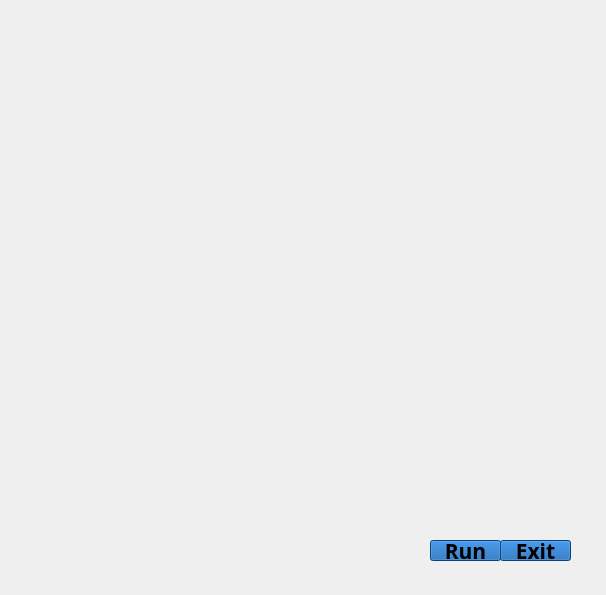
<?xml version="1.0" encoding="UTF-8"?>
<ui version="4.0">
 <class>OmnitriX</class>
 <widget class="QMainWindow" name="OmnitriX">
  <property name="geometry">
   <rect>
    <x>0</x>
    <y>0</y>
    <width>606</width>
    <height>595</height>
   </rect>
  </property>
  <property name="windowTitle">
   <string>MainWindow</string>
  </property>
  <widget class="QWidget" name="centralwidget">
   <widget class="QLabel" name="label">
    <property name="geometry">
     <rect>
      <x>-2</x>
      <y>-5</y>
      <width>611</width>
      <height>601</height>
     </rect>
    </property>
    <property name="text">
     <string/>
    </property>
    <property name="pixmap">
     <pixmap>Omnitrix.gif</pixmap>
    </property>
    <property name="scaledContents">
     <bool>true</bool>
    </property>
   </widget>
   <widget class="QPushButton" name="pushButton">
    <property name="geometry">
     <rect>
      <x>430</x>
      <y>540</y>
      <width>71</width>
      <height>21</height>
     </rect>
    </property>
    <property name="font">
     <font>
      <family>NewsGoth BT</family>
      <pointsize>16</pointsize>
      <bold>true</bold>
     </font>
    </property>
    <property name="styleSheet">
     <string notr="true">background-color: rgb(13, 93, 173);</string>
    </property>
    <property name="text">
     <string>Run</string>
    </property>
   </widget>
   <widget class="QPushButton" name="pushButton_2">
    <property name="geometry">
     <rect>
      <x>500</x>
      <y>540</y>
      <width>71</width>
      <height>21</height>
     </rect>
    </property>
    <property name="font">
     <font>
      <family>NewsGoth BT</family>
      <pointsize>16</pointsize>
      <bold>true</bold>
     </font>
    </property>
    <property name="styleSheet">
     <string notr="true">background-color: rgb(13, 93, 173);</string>
    </property>
    <property name="text">
     <string>Exit</string>
    </property>
   </widget>
  </widget>
 </widget>
 <resources/>
 <connections/>
</ui>
